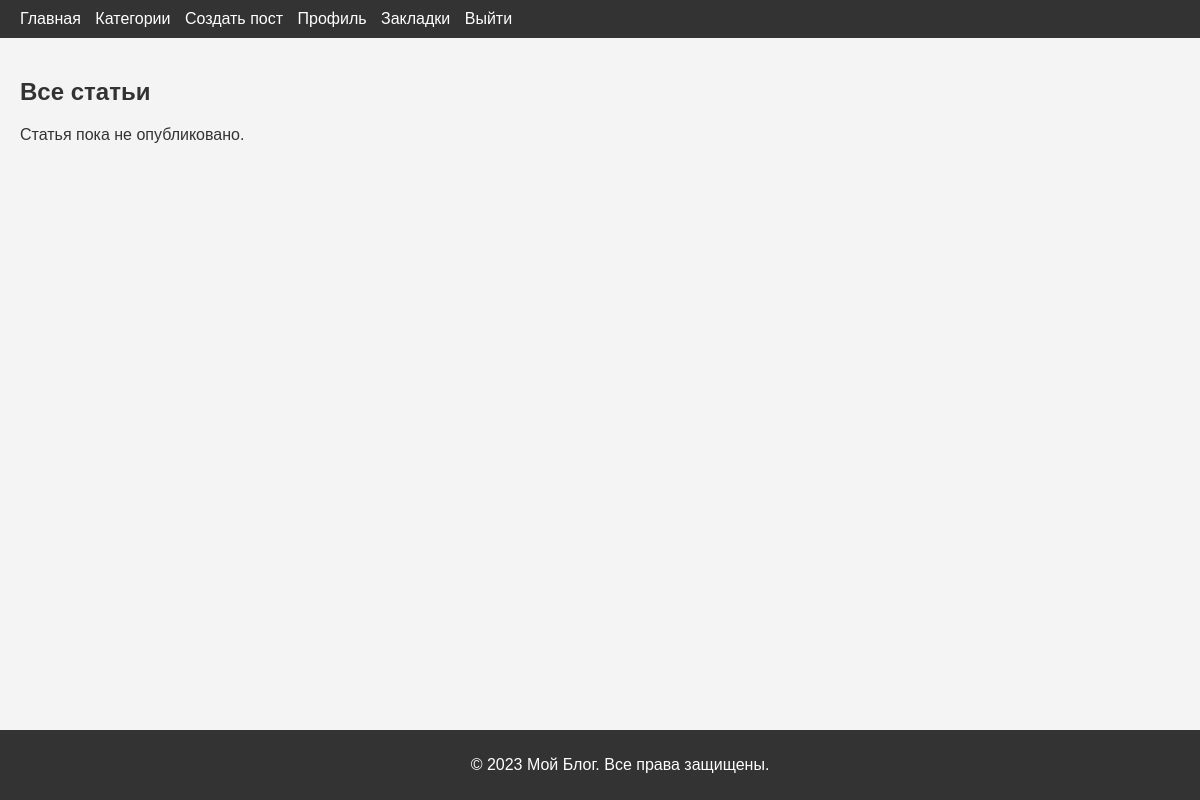
/blog/posts/ (signed in), run on an earlier commit of the app's database.
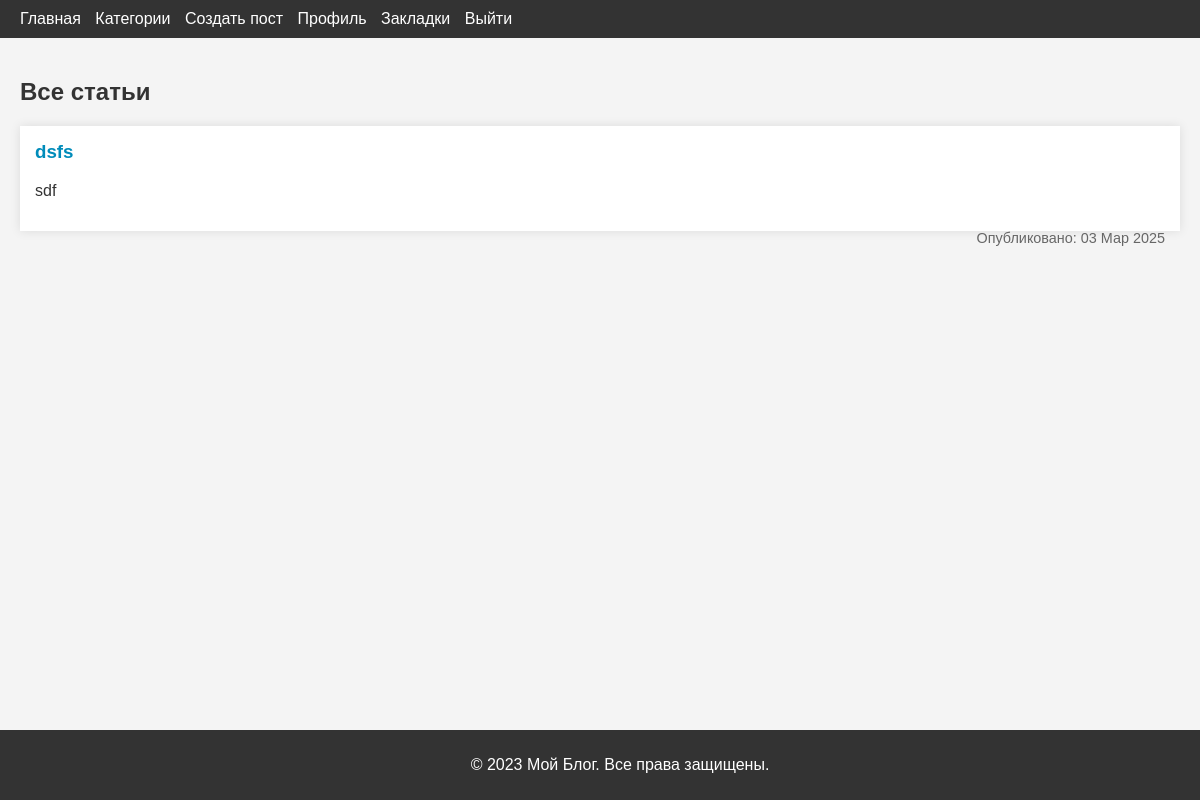
And on a later commit of the database.
### blog/models.py (models this page shows)
class Post(models.Model):
    category = models.ManyToManyField(
        to = Category,
        related_name="posts",
        verbose_name="Категории"
    )
    owner = models.ForeignKey(
        to = User,
        on_delete=models.CASCADE,
        related_name="posts",
        verbose_name="Автор",
    )
    title = models.CharField(
        max_length=255,
        verbose_name="Заголовок",
    )
    description = models.CharField(
        max_length=255,
        verbose_name="Описание",
    )
    content = models.TextField(
        verbose_name="Содержание"
    )
    art_image = models.ImageField(
        upload_to="posts/",
        null = True,
        blank=True,
        verbose_name="Изображение статьи"
    )
    bookmarks = models.ManyToManyField(
        to = User,
        related_name="bookmarks",
        blank=True,
        verbose_name="Закладки"
    )
    likes= models.ManyToManyField(
        to=User,
        related_name="likes",
        blank=True,
        verbose_name="Нравится"
    )
    dislikes = models.ManyToManyField(
        to=User,
        related_name="dislikes",
        blank=True,
        verbose_name="Не нравится"
    )
    created_at = models.DateTimeField(auto_now_add=True, verbose_name="Дата создания")
    updated_at = models.DateTimeField(auto_now=True, verbose_name="Дата обновления")
    class Meta:
        verbose_name="Статья"
        verbose_name_plural="Статьи"
        ordering = ['-updated_at']

### blog/views/post.py (the view)
# urls.py: path('posts/',post.post_list, name = 'post-list'),
@login_required()
def post_list(request):
    posts = Post.objects.all()
    context = {'posts':posts}
    return render(request,'blog/post_list.html',context)

### templates/blog/post_list.html (shortened to what this page needs)
{% extends 'base.html' %}
{% block content %}
<section class="latest-posts">
    <h2>Все статьи</h2>
    {% for post in posts %}
    <article>
        <h3><a href="{% url 'blog:post-detail' post.pk %}"> {{ post.title }}</a></h3>
        <p>{{ post.description }}</p>
        <p class="post-date"> Опубликовано: {{ post.created_at|date:'d M Y'}}</p>
    </article>
    {% empty %}
    <p> Статья пока не опубликовано. </p>
    {% endfor %}
</section>
{% endblock content%}

What changed in the data, as far as the page shows it:
added Post: title "dsfs", description "sdf", created_at "03 Мар 2025"
Also different on the page:
text no longer shown: "Статья пока не опубликовано."
